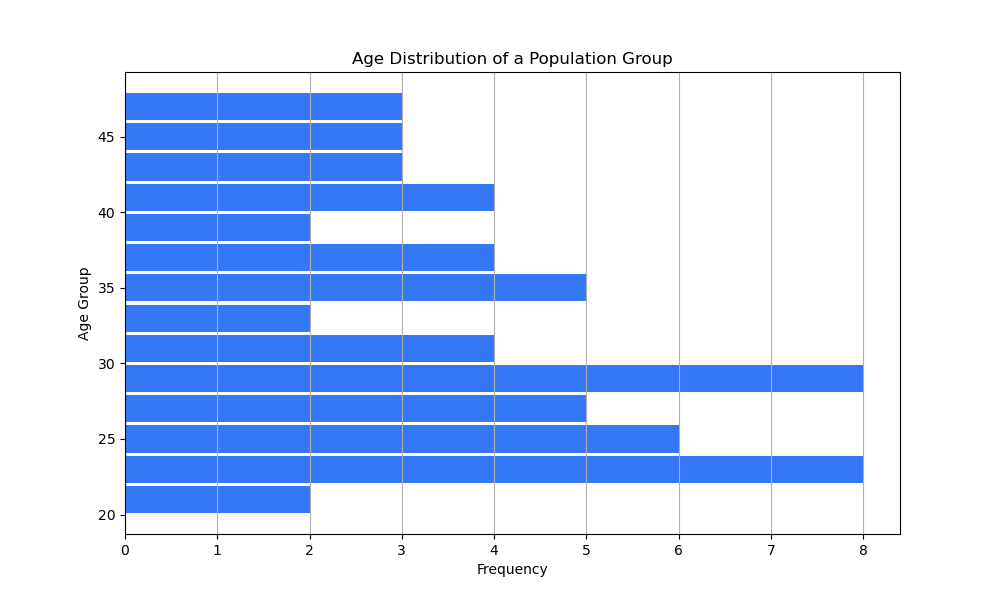

This chart was generated by the following Python code:

import matplotlib.pyplot as plt
import numpy as np

# Data: Provided above as a list, representing the ages of a population group
ages = [
    23, 25, 29, 22, 24, 28, 35, 36, 37, 41, 23, 26, 23, 27, 28, 29, 30, 31, 21, 22,
    24, 25, 26, 27, 29, 33, 34, 35, 37, 38, 40, 42, 43, 45, 46, 21, 22, 23, 23, 24,
    25, 26, 28, 28, 29, 30, 31, 33, 34, 35, 37, 38, 40, 41, 43, 44, 45, 46, 47
]

# Settings for histogram
bins = range(20, 50, 2)  # Specify bin edges (age intervals of 2 years)

# Create histogram
plt.figure(figsize=(10, 6))  # Adjust the width and height of the chart
plt.hist(ages, bins=bins, orientation='horizontal', color='#3478f6', rwidth=0.9)  # Vertical to horizontal and width of histograms

# Customize chart
plt.xlabel('Frequency')  # Switched axis label due to orientation change
plt.ylabel('Age Group')
plt.title('Age Distribution of a Population Group')
plt.grid(axis='x')

# Show the plot
plt.show()
